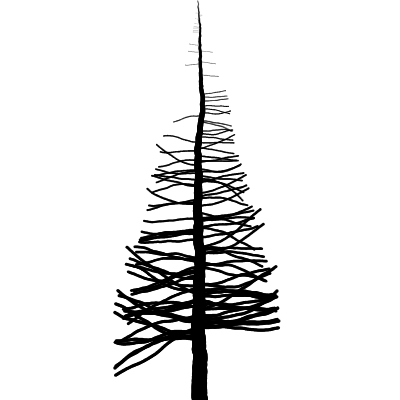
Frame 1 (no input)
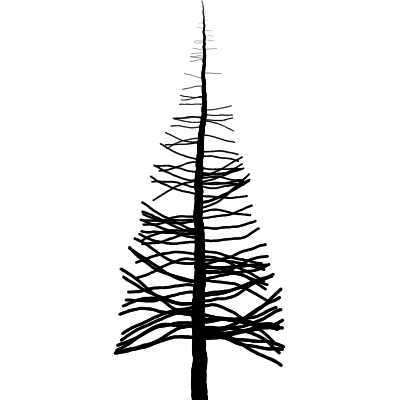
Frame 2 (the mouse pressed at the canvas centre, redrawn once)

The p5.js sketch that drew these frames (run headless with seeded random() and noise() and a simulated clock; the mouse was pressed at the canvas centre and the sketch redrawn once):

// p5.js sketch
// ── sketch.js
document.title = 'Random Walk Tree';

function setup() {
  createCanvas(400, 400);
}

function draw() {
  background(255);
  let x = width / 2;

  for (let y = height; y > 0; y--) {
    const branchChance = random(map(y, 0, height, 1, 0.2)) < 0.2;

    const tw = map(y, 0, height, 1, 16);
    strokeWeight(tw);
    point(x, y);
    if (branchChance && y < height * 0.85) {
      const dx = map(y, 0, height, 0, 100);
      const pos = createVector(x, y);
      const walk = random() < 0.5 ? createVector(1, 0) : createVector(-1, 0);

      for (let i = 0; i < dx; i++) {
        strokeWeight(tw / 4);
        point(pos.x, pos.y);
        pos.add(walk);
        walk.y += random(-0.1, 0.1);
      }
    }

    x += random(-0.4, 0.4);
  }

  noLoop();
}
